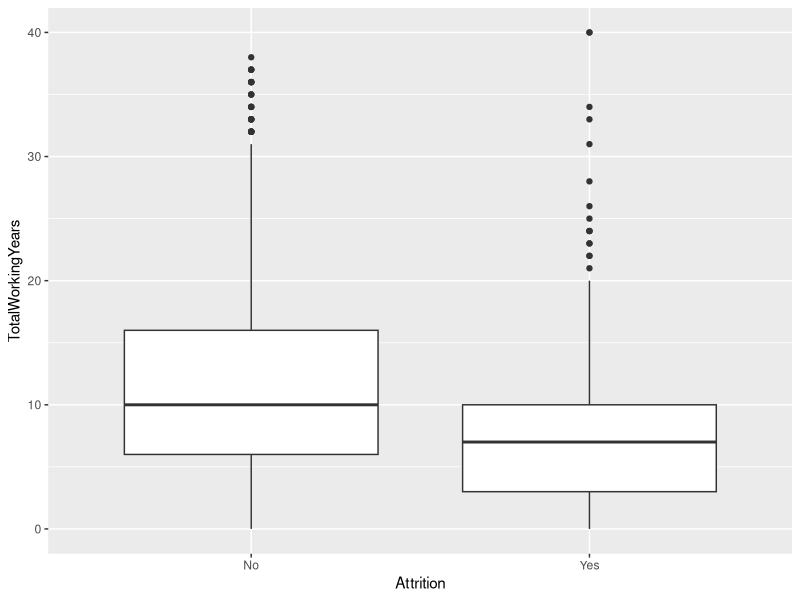
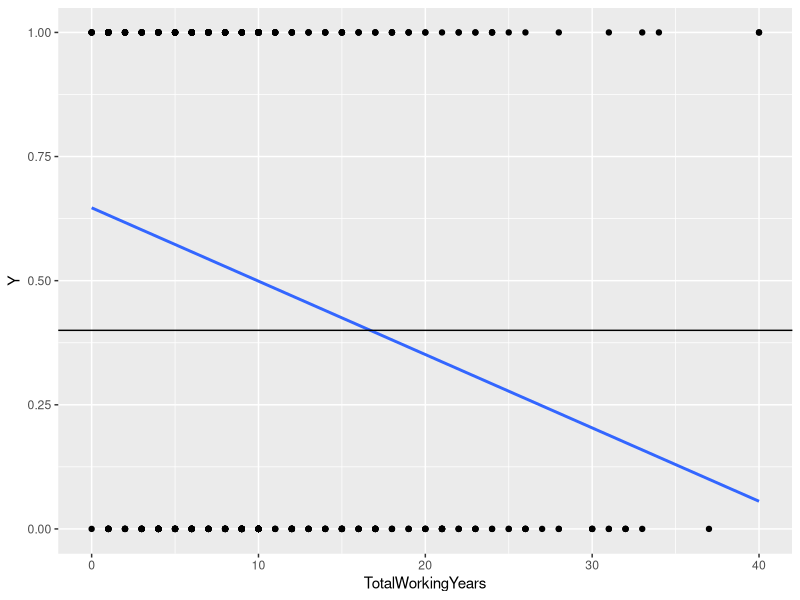
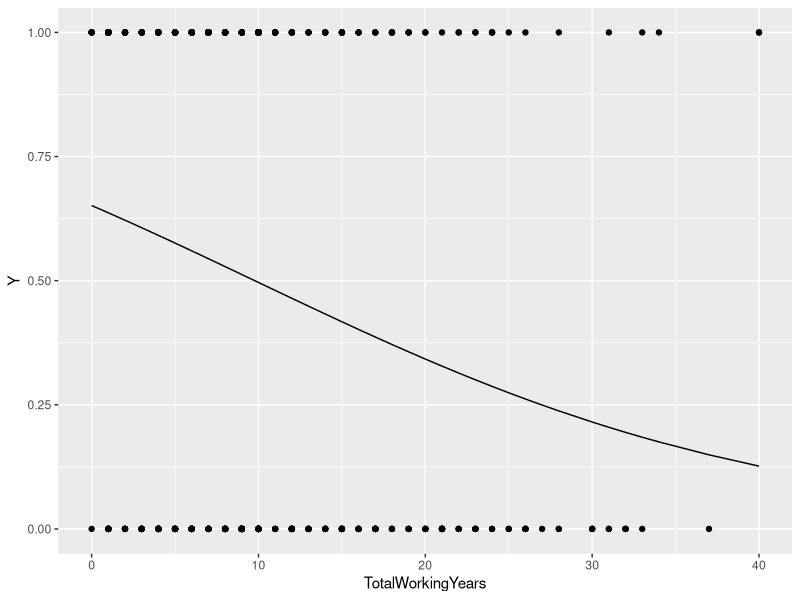

Write the R code that produced these figures, in order.
## ---- chunk 1
library(tidyverse)
library(broom)
library(modeldata)
data(attrition)
## ---- chunk 2
head(attrition)
## ---- chunk 3
ggplot(attrition, aes(Attrition, TotalWorkingYears)) + 
  geom_boxplot()
## ---- chunk 4
t.test(DistanceFromHome ~ Attrition, data = attrition)
## ---- chunk 5
attrition %>% pull(Attrition) %>% table()
table(attrition$Attrition) # base R
## ---- chunk 6
attr_No <- attrition %>%
  filter(Attrition == "No") %>%
  sample_n(size = 237)

attr_Yes <- attrition %>%
  filter(Attrition == "Yes")

attr <- rbind(attr_No, attr_Yes)

# transform outcome to numeric 0-1
nattr <- attr %>% 
  mutate(Y = as.numeric(Attrition) - 1) %>%
  select(Y, TotalWorkingYears)
## ---- chunk 7
ggplot(nattr, aes(x = TotalWorkingYears, y = Y)) + 
  geom_point() +
  geom_smooth(method = "lm", se = FALSE) +
  geom_hline(yintercept = .4) # or e.g. mean(nattr$Y)
## ---- chunk 8
model_glm <- glm(Y ~ TotalWorkingYears, data = nattr, family = "binomial")
summary(model_glm)
## ---- chunk 9
augment(model_glm, type.predict = "response") %>%
  ggplot(aes(TotalWorkingYears, Y)) + 
  geom_point() +
  geom_line(aes(y = .fitted))
## ---- chunk 10
exp(coef(model_glm))
## ---- chunk 11
exp(confint(model_glm))
## ---- chunk 12
glance(model_glm)
